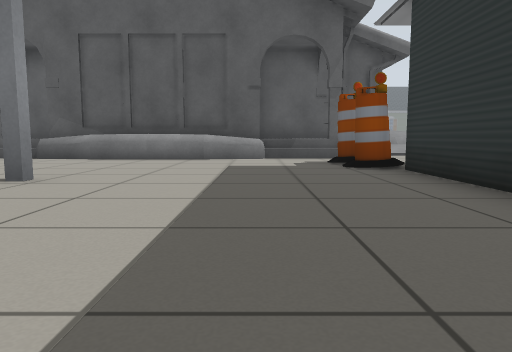
view 1 (above)

24 first-person views from a walk through a robot-simulator world made for Gazebo. The camera is 0.5 m above the floor, tilts 6° down and sees 70° across. The lines on the ground mark 1 m squares. The floor is counted in squares, 1 m on a side. Each view is taken from the middle of a square. On the plan, view 1 faces up. The plan holds only what a view shows up to about 9 squares ahead; the rest is blank. The place goes on beyond the plan. Robots are left out. Simple shapes stand in for some stock models. Some surface patterns are stand-ins.

view 2
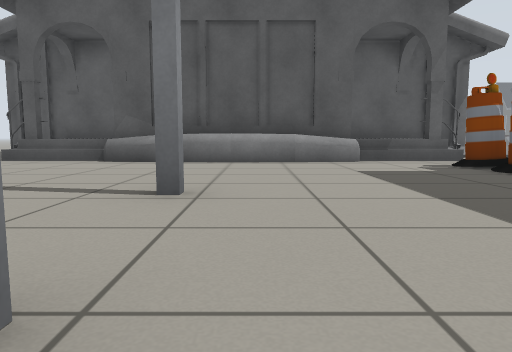

view 3
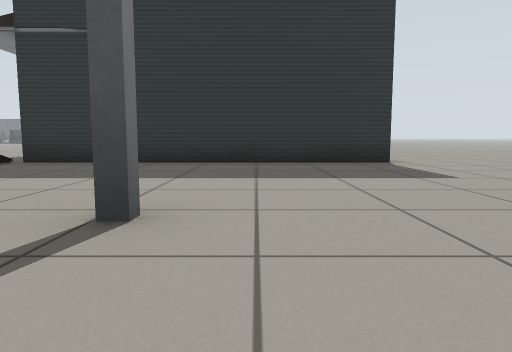

view 4
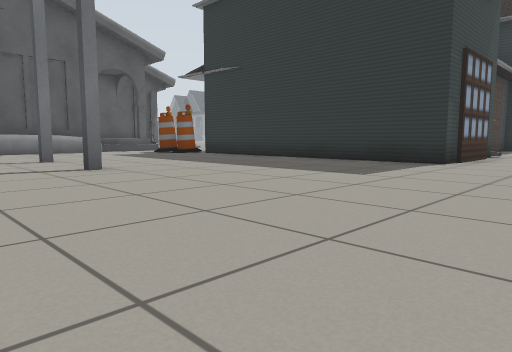

view 5
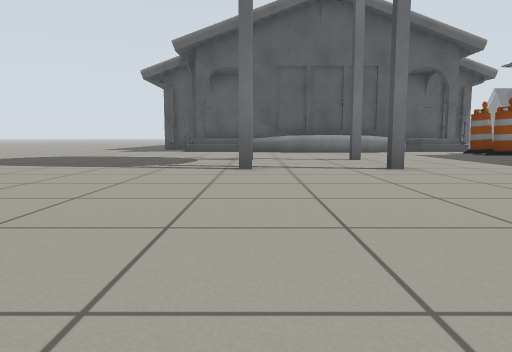

view 6
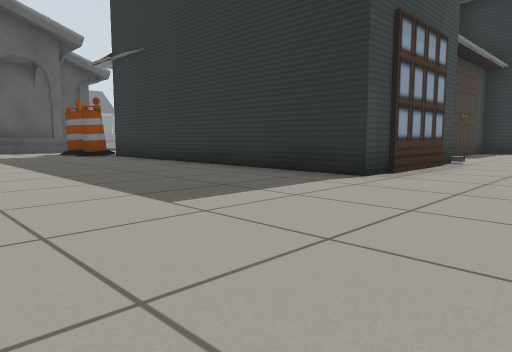

view 7
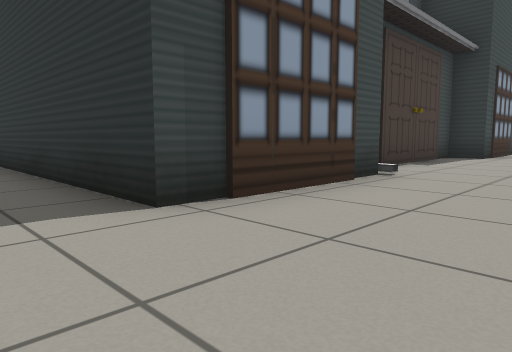

view 8
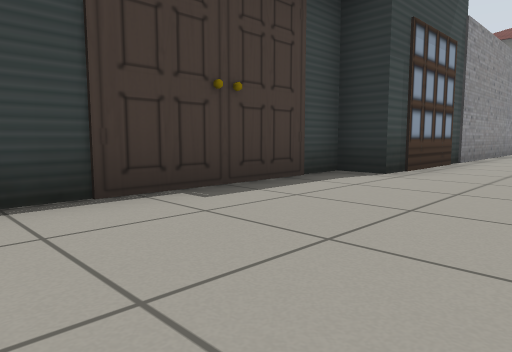

view 9
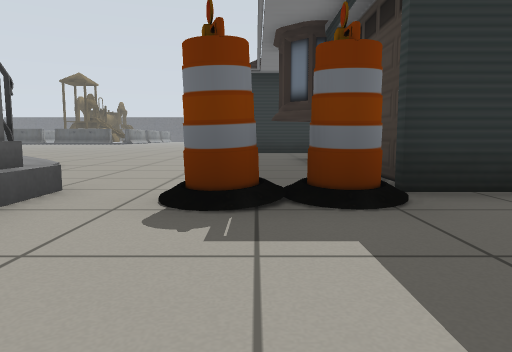

view 10
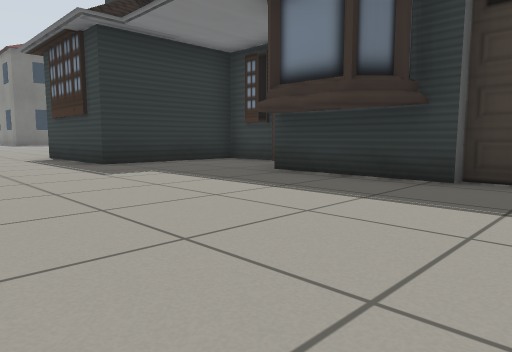

view 11
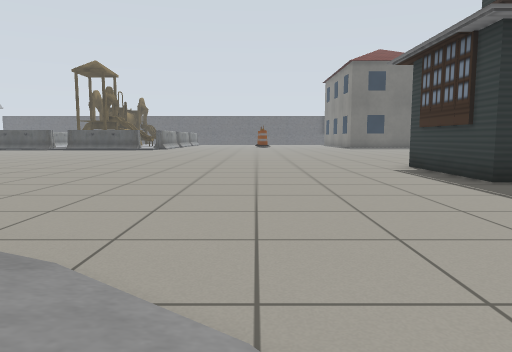

view 12
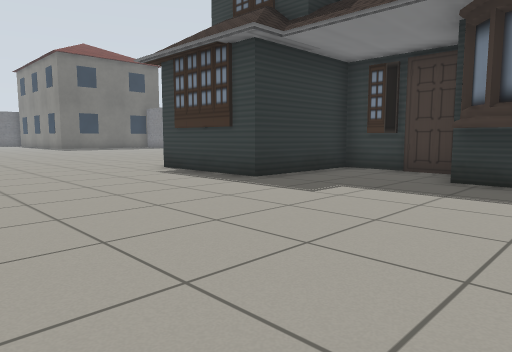

view 13
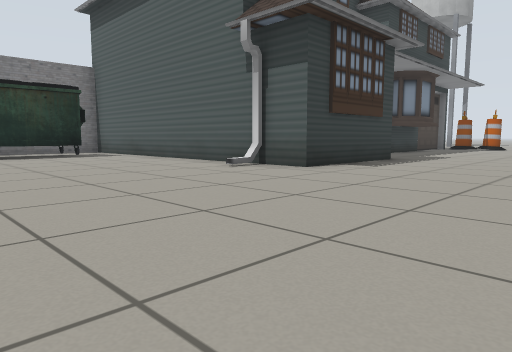

view 14
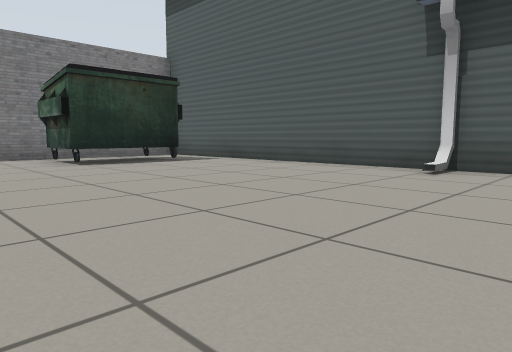

view 15
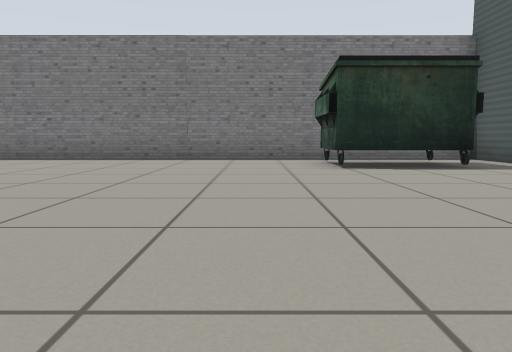

view 16
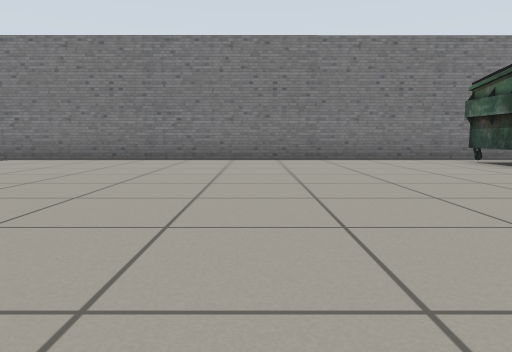

view 17
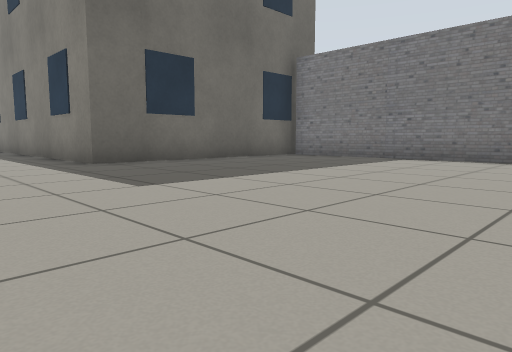

view 18
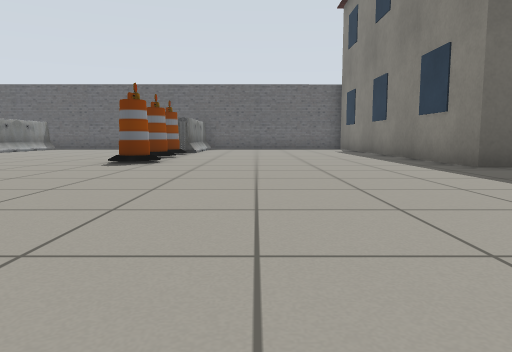

view 19
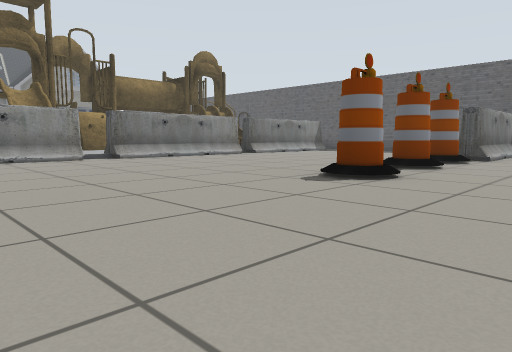

view 20
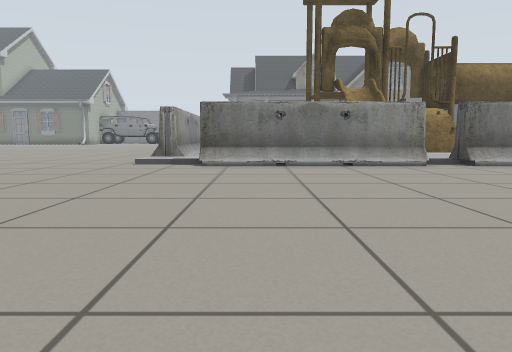

view 21
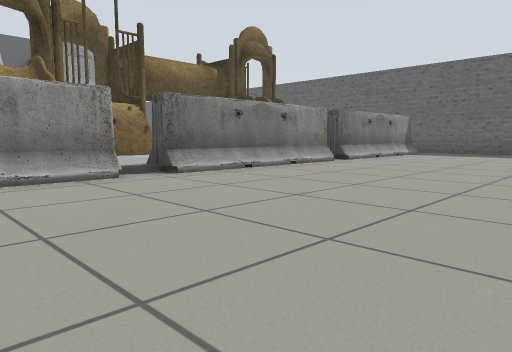

view 22
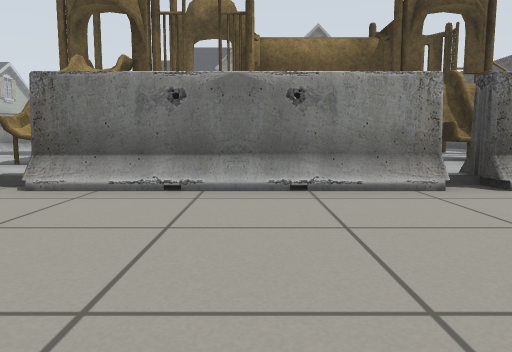

view 23
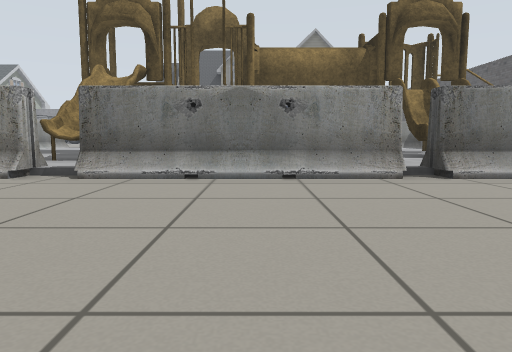

view 24
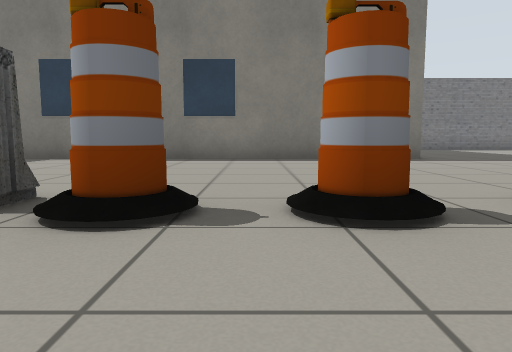

### Floor plan
Key: @ floor where view 1 was taken; # wall or solid block; . main floor; : floor 0.1 m higher than the main floor; / step, stairs or slope; = window, fence, low wall or low ledge; B barrel; H house; U dumpster; I building; A barrier; P playground; O other object.
Columns run from 6 left of view 1 to 38 right of it. Each row starts with its distance up from view 1.
 22                                         PPPP
 21                                     PPPPPPPPP
 20                                     PPPP   PP
 19                             ....A   PP     PP
 18                             ....A   PP
 17                    ..        ...:AAAAAAAAAAAA
 16                   ...         ...............
 15                 .....         ...............
 14                ......          ..............
 13              /.......           ............
 12             /........           ...........
 11            //........ ....       .......B.B.
 10         = ................       .....B.B..AA
  9 =######=#.................      .............
  8 ...........................    ..............
  7 ........B........HHHH...... . ...............
  6 ........B...HHH..H  H.......................
  5 ........HHHH  H..H  H.......................
  4 .O.O.....H    HHHH  H................IIIIIIII
  3 .........           H................I
  2 .O.O.....           H................I
  1 .........           H.UUU............I
  0 ......@..H      H   H.U U............
 -1 .........   HHHHHH  H...............
 -2 .........HH.......HH###############
 -3 .....................
 -4  .......... ....

Positions as (right, up) in squares from view 1, and headings:
1: (0, 0), facing up
2: (-2, 1), facing up
3: (-5, 1), facing right
4: (-5, -4), facing up-right
5: (-5, -4), facing up
6: (-2, -4), facing up-right
7: (1, -4), facing up-right
8: (6, -4), facing up-right
9: (-1, 7), facing right
10: (4, 10), facing down-right
11: (5, 11), facing right
12: (6, 12), facing down-right
13: (19, 11), facing down-left
14: (20, 8), facing down-left
15: (19, 7), facing down
16: (22, 7), facing down
17: (24, 7), facing down-right
18: (25, 8), facing right
19: (28, 8), facing up-right
20: (28, 10), facing up
21: (29, 12), facing up-right
22: (34, 13), facing up
23: (34, 12), facing up
24: (35, 13), facing down
